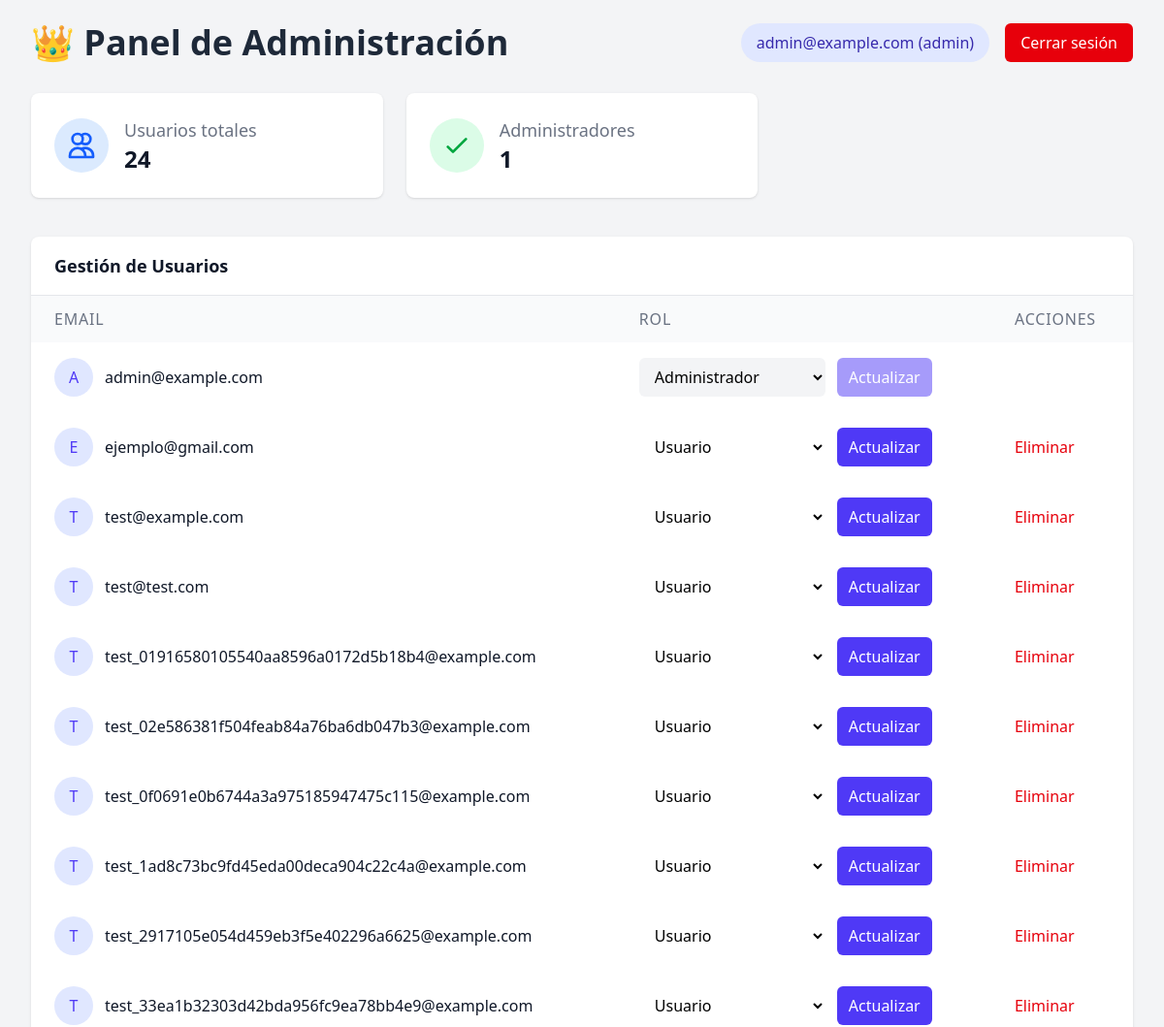
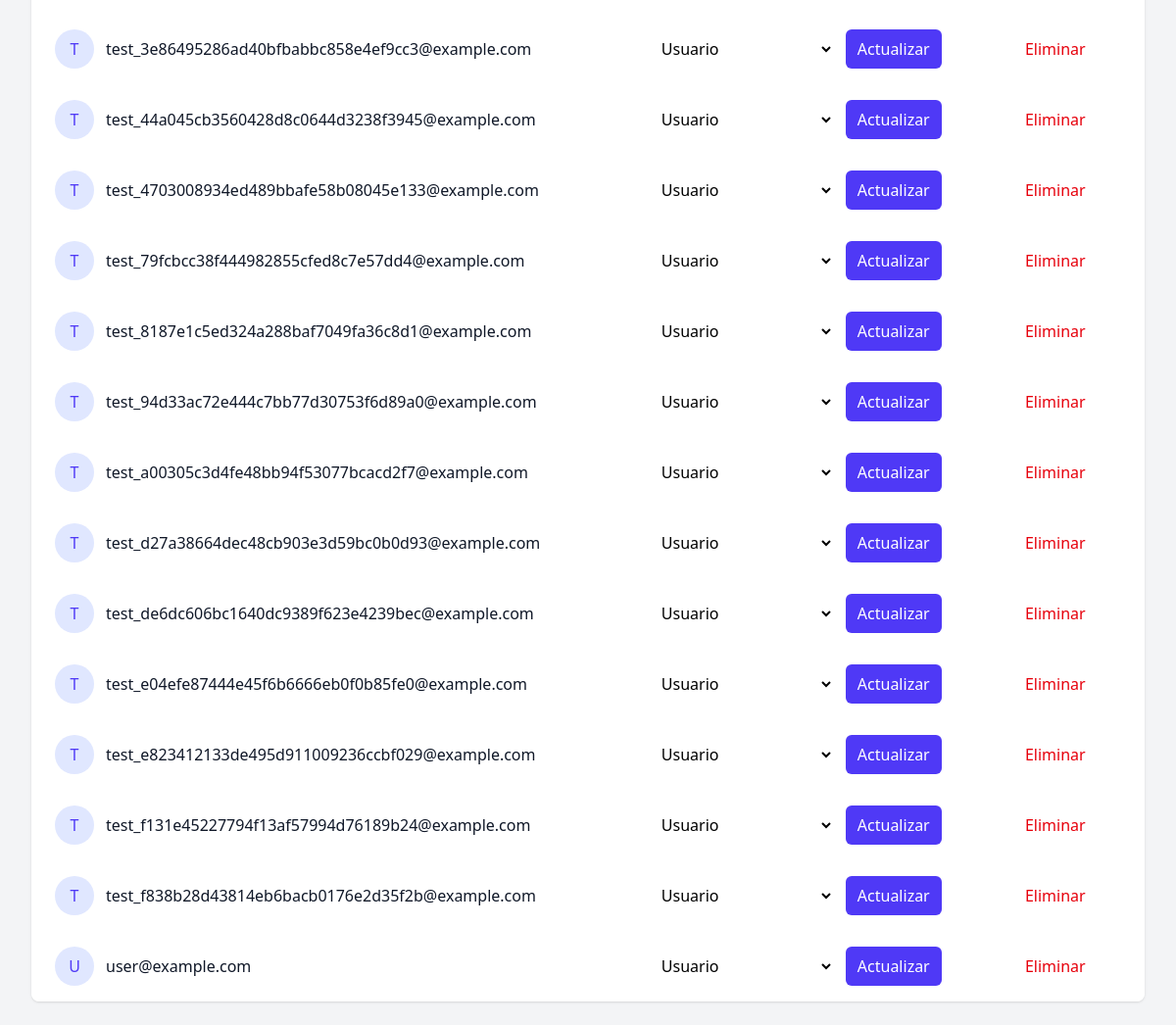
/admin/dashboard (signed in), run on an earlier commit of the app's database (2 pictures, top to bottom).
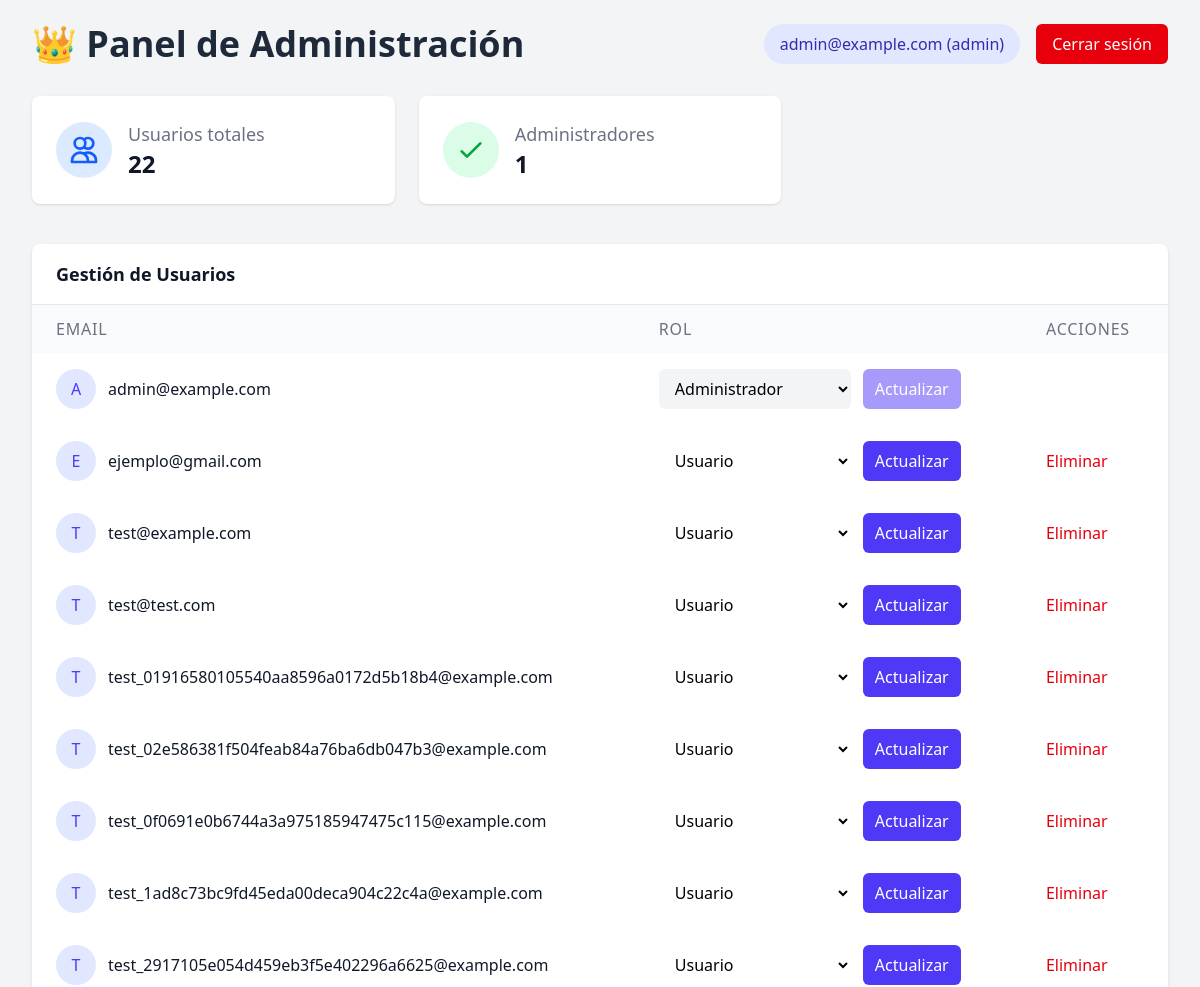
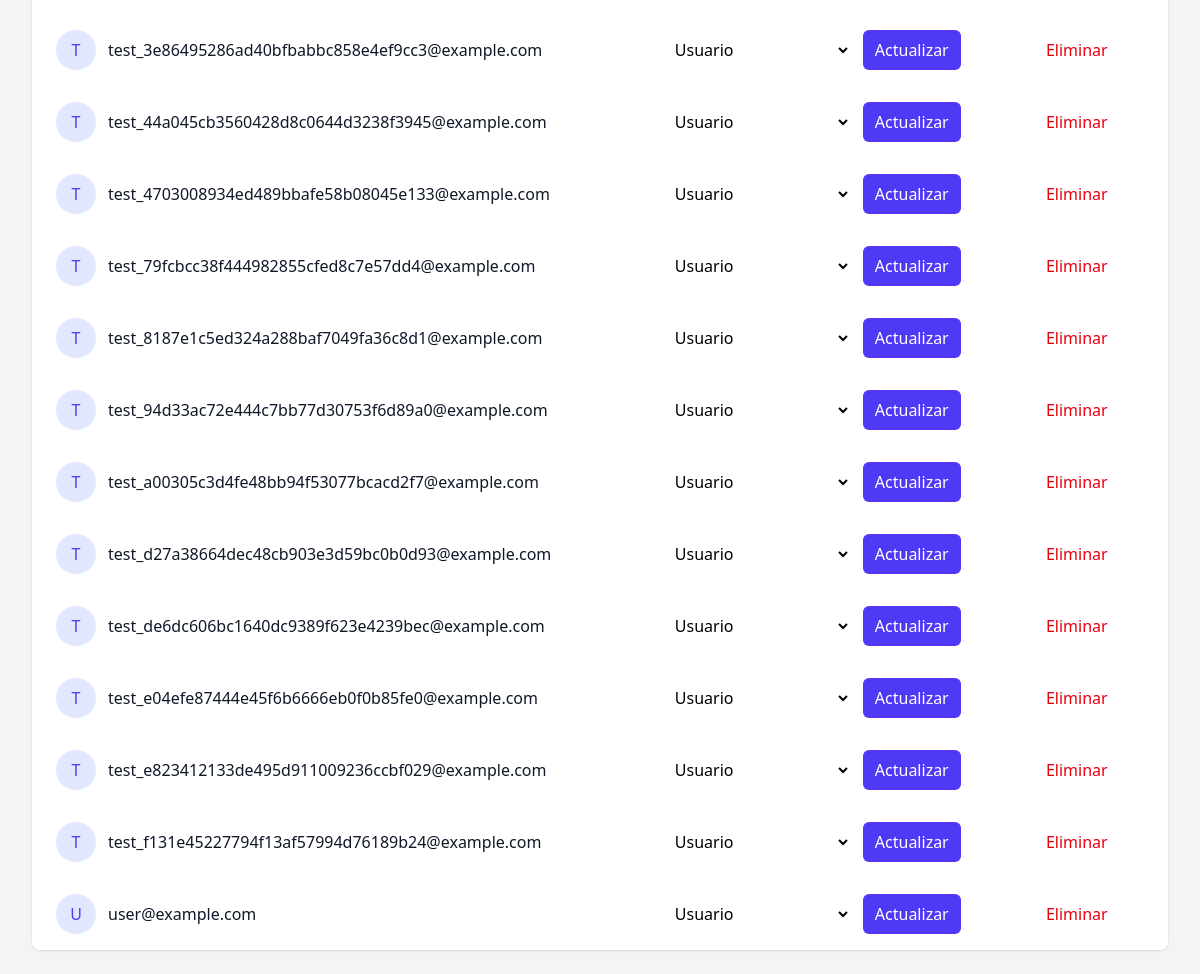
And on a later commit of the database (2 pictures, top to bottom).
### app/models/user.py (models this page shows)
class User(Base):
    __tablename__ = "users"
    id = Column(Integer, primary_key=True, index=True)
    email = Column(String, unique=True, index=True)
    hashed_password = Column(String)
    is_active = Column(Boolean, default=True)
    role = Column(String, default="user")  # Ej: "user", "admin"

### app/routes/admin.py (the view)
@router.get("/dashboard")
async def admin_dashboard(
    request: Request,
    current_user: User = Depends(required_roles(["admin"])),
    db: Session = Depends(get_db),
):
    users = db.query(User).order_by(User.email).all()
    return templates.TemplateResponse(
        "admin/dashboard.html",
        {"request": request, "current_user": current_user, "users": users},
    )

### app/templates/admin/dashboard.html (shortened to what the changed rows need)
{% extends "base.html" %}
{% block container_classes %}max-w-full lg:max-w-7xl{% endblock %}
{% block content %}
<div class="min-h-screen bg-gray-100 py-6 px-4 sm:px-6 lg:px-8">
    <div class="max-w-7xl mx-auto">
        <div class="flex flex-col sm:flex-row sm:justify-between sm:items-center mb-8 space-y-4 sm:space-y-0">
            <h1 class="text-3xl sm:text-4xl font-bold text-gray-800">👑 Panel de Administración</h1>
            <div class="flex flex-col sm:flex-row sm:items-center gap-4">
                <span class="inline-block px-4 py-2 bg-indigo-100 text-indigo-800 rounded-full text-sm sm:text-base font-medium text-center">
                    {{ current_user.email }} ({{ current_user.role }})
                </span>
                <a href="/logout" class="px-4 py-2 bg-red-600 text-white rounded-md hover:bg-red-700 transition text-sm sm:text-base text-center">
                    Cerrar sesión
                </a>
            </div>
        </div>
        <div class="grid grid-cols-1 md:grid-cols-2 lg:grid-cols-3 gap-6 mb-10">
            <div class="bg-white p-6 rounded-lg shadow">
                <div class="flex items-center">
                    <div class="ml-4">
                        <h3 class="text-lg font-medium text-gray-500">Usuarios totales</h3>
                        <p class="text-2xl font-semibold text-gray-900">{{ users|length }}</p>
                    </div>
                </div>
            </div>
        </div>
        <div class="bg-white shadow rounded-lg overflow-hidden">
            <div class="px-6 py-4 border-b border-gray-200">
                <h2 class="text-lg font-semibold text-gray-900">Gestión de Usuarios</h2>
            </div>
            <div class="overflow-x-auto">
                <table class="min-w-full divide-y divide-gray-200 text-sm sm:text-base">
                    <thead class="bg-gray-50">
                        <tr>
                            <th class="px-6 py-3 text-left font-medium text-gray-500 uppercase tracking-wider">Email</th>
                            <th class="px-6 py-3 text-left font-medium text-gray-500 uppercase tracking-wider">Rol</th>
                            <th class="px-6 py-3 text-left font-medium text-gray-500 uppercase tracking-wider">Acciones</th>
                        </tr>
                    </thead>
                    <tbody class="bg-white divide-y divide-gray-200">
                        {% for user in users %}
                        <tr class="hover:bg-gray-50 transition">
                            <td class="px-6 py-4 whitespace-nowrap">
                                <div class="flex items-center">
                                    <div class="flex-shrink-0 h-10 w-10 rounded-full bg-indigo-100 flex items-center justify-center">
                                        <span class="text-indigo-600 font-medium">{{ user.email[0]|upper }}</span>
                                    </div>
                                    <div class="ml-3">
                                        <div class="text-gray-900">{{ user.email }}</div>
                                    </div>
                                </div>
                            </td>
                            <td class="px-6 py-4 whitespace-nowrap">
                                <form action="/admin/users/{{ user.id }}/role" method="POST" class="flex items-center">
                                    <select name="new_role" class="block w-32 sm:w-48 pl-3 pr-10 py-2 border-gray-300 focus:outline-none focus:ring-indigo-500 focus:border-indigo-500 rounded-md {% if user.id == current_user.id %}bg-gray-100 cursor-not-allowed{% endif %}"
                                        {% if user.id == current_user.id %}disabled{% endif %}>
                                        <option value="user" {% if user.role == 'user' %}selected{% endif %}>Usuario</option>
                                        <option value="admin" {% if user.role == 'admin' %}selected{% endif %}>Administrador</option>
                                    </select>
                                    <button type="submit" class="ml-3 px-3 py-2 bg-indigo-600 text-white rounded-md hover:bg-indigo-700 transition-colors {% if user.id == current_user.id %}opacity-50 cursor-not-allowed{% endif %}"
                                        {% if user.id == current_user.id %}disabled{% endif %}>
                                        Actualizar
                                    </button>
                                </form>
                            </td>
                            <td class="px-6 py-4 whitespace-nowrap">
                                {% if user.id != current_user.id %}
                                <form action="/admin/users/{{ user.id }}/delete" method="POST" onsubmit="return confirm('¿Eliminar este usuario permanentemente?')">
                                    <button type="submit" class="text-red-600 hover:text-red-800 font-medium">
                                        Eliminar
                                    </button>
                                </form>
                                {% endif %}
                            </td>
                        </tr>
                        {% endfor %}
                    </tbody>
                </table>
            </div>
        </div>
    </div>
</div>
{% endblock %}

What changed in the data, as far as the page shows it:
removed User: email "T", email "test_33ea1b32303d42bda956fc9ea78bb4e9@example.com", new_role "Usuario"
removed User: email "T", email "test_f838b28d43814eb6bacb0176e2d35f2b@example.com", new_role "Usuario"
Also different on the page:
{{ users|length }}: "24" → "22"
